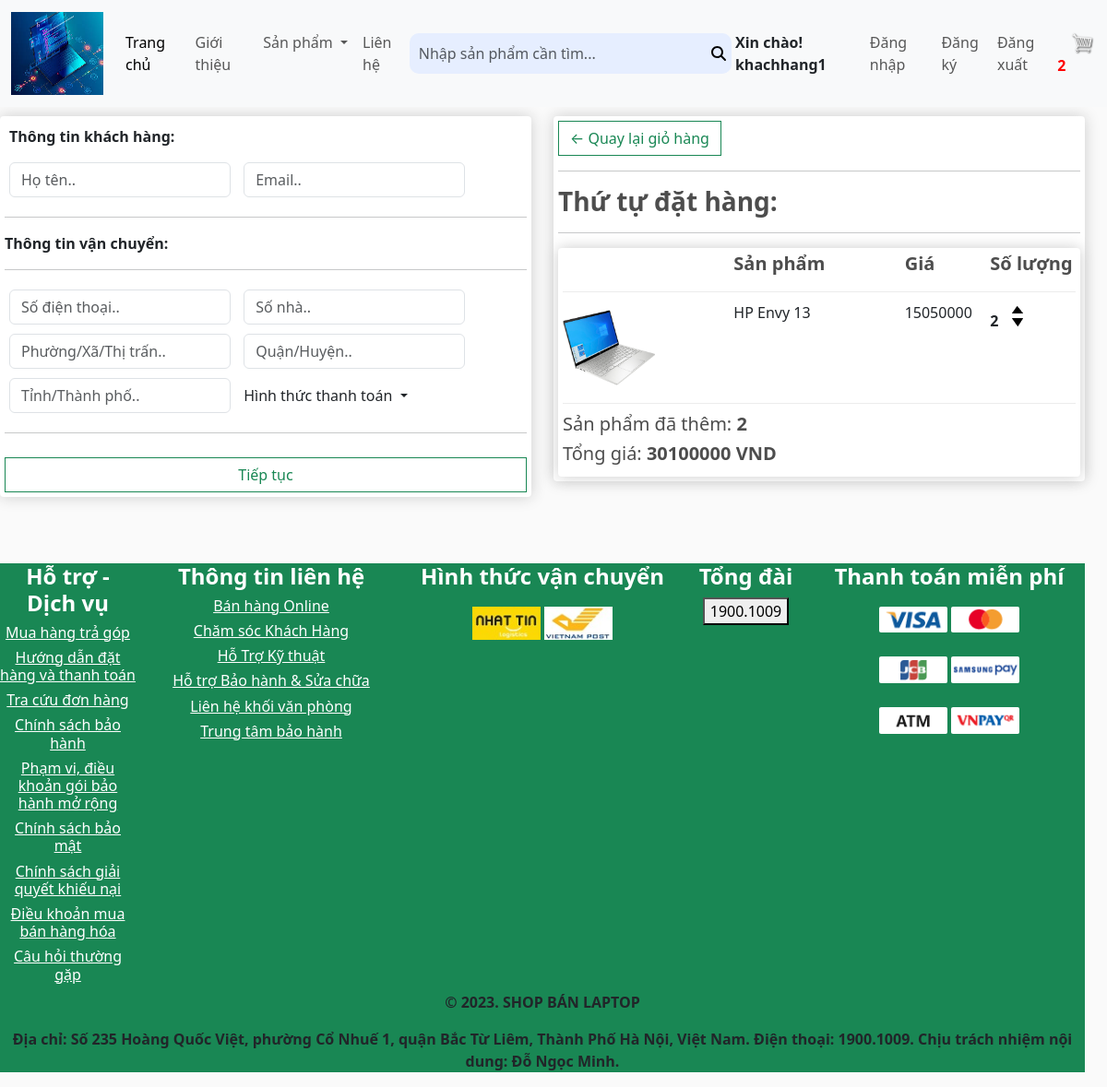
/checkout/ (signed in), run on the app's committed database.
### app/models.py (models this page shows, shortened)
class OrderItem(models.Model):
    product = models.ForeignKey(Product,on_delete=models.SET_NULL,blank=True,null=True)
    order = models.ForeignKey(Order,on_delete=models.SET_NULL,blank=True,null=True)
    quantity = models.IntegerField(default=0,null=True,blank=True)
    date_added = models.DateTimeField(auto_now_add=True)
    @property
    def get_total(self):
        total = self.product.price * self.quantity
        return total

class Product(models.Model):
    name = models.CharField(max_length=100)
    description = models.TextField(blank=True, null=True)
    price = models.DecimalField(max_digits=12, decimal_places=0)
    digital = models.BooleanField(default=False,null=True,blank=False)
    image = models.ImageField(null=True,blank=True)
    @property
    def ImageURL(self):
        try:
            url = self.image.url
        except:
            url = ''
        return url

class Order(models.Model):
    customer = models.ForeignKey(User,on_delete=models.SET_NULL,blank=True,null=True)
    date_order = models.DateTimeField(auto_now_add=True)
    complete = models.BooleanField(default=False,null=True,blank=False)
    transaction_id = models.CharField(max_length=200,null=True)
    @property
    def get_cart_items(self):
        orderitems = self.orderitem_set.all()
        total = sum([item.quantity for item in orderitems])
        return total
    @property
    def get_cart_total(self):
        orderitems = self.orderitem_set.all()
        total = sum([item.get_total for item in orderitems])
        return total

### app/views.py (the view)
# urls.py: path('checkout/', views.checkout, name="checkout"),
def checkout(request):
    if request.user.is_authenticated:
        customer = request.user
        order, created = Order.objects.get_or_create(customer=customer,complete=False)
        items = order.orderitem_set.all()
        cartItems = order.get_cart_items
    else:
        items =[]
        order = {'get_cart_items':0,'get_cart_total':0}
        cartItems = order['get_cart_items']
    context= {'items':items,'order':order,'cartItems':cartItems}
    return render(request,'app/checkout.html', context)

### app/templates/app/checkout.html (shortened to what this page needs)
{% extends 'app/base.html' %}
{% load static %}
{% block content_checkout %}
     <div class="row" style="width:100%">
		<div class="col-lg-6">
			<div class="box-element" id="form-wrapper">
				<form id="form">
					<div id="user-info">
						<div class="form-field">
						<p><strong>Thông tin khách hàng:</strong></p>
							<input required class="form-control" type="text" name="name" placeholder="Họ tên..">
						</div>
						<div class="form-field">
							<input required class="form-control" type="email" name="email" placeholder="Email..">
						</div>
					</div>
					<div id="shipping-info">
						<hr>
						<p><strong>Thông tin vận chuyển:</strong></p>
						<hr>
						<div class="form-field">
							<input class="form-control" type="text" name="address" placeholder="Số điện thoại..">
						</div>
						<div class="form-field">
							<input class="form-control" type="text" name="city" placeholder="Số nhà..">
						</div>
						<div class="form-field">
							<input class="form-control" type="text" name="state" placeholder="Phường/Xã/Thị trấn..">
						</div>
						<div class="form-field">
							<input class="form-control" type="text" name="zipcode" placeholder="Quận/Huyện..">
						</div>
						<div class="form-field">
							<input class="form-control" type="text" name="country" placeholder="Tỉnh/Thành phố..">
						</div>
						<div class="form-field">
								<a class="nav-link dropdown-toggle" href="#" role="button" data-bs-toggle="dropdown" aria-expanded="false">
								  Hình thức thanh toán
								</a>
						</div>
					</div>
					<hr>
					<input id="form-button" class="btn btn-outline-success btn-block col-lg-12" type="submit" value="Tiếp tục">
				</form>
			</div>
			<br>
		</div>
		<div class="col-lg-6">
			<div class="box-element">
				<a  class="btn btn-outline-success" href="{% url 'cart' %}">&#x2190; Quay lại giỏ hàng</a>
				<hr>
				<h3><strong>Thứ tự đặt hàng: </strong></h3>
				<hr>
				<div class="box-element">
					<div class="cart-row">
						<div style="flex:2"></div>
						<div style="flex:2"><h5><strong>Sản phẩm</strong></h5></div>
						<div style="flex:1"><h5><strong>Giá</strong></h5></div>
						<div style="flex:1"><h5><strong>Số lượng</strong></h5></div>
					</div>
				{%for item in items%}
			<div class="cart-row">
				<div style="flex:2"><img class="row-image" src="{{item.product.ImageURL}}"></div>
				<div style="flex:2"><p>{{item.product.name}}</p></div>
				<div style="flex:1"><p>{{item.product.price}}</p></div>
				<div style="flex:1">
					<p class="quantity">{{item.quantity}}</p>
					<div class="quantity">
						<img data-product = {{item.product.id}} data-action = 'add' class="chg-quantity update-cart" src="{% static  'app/images/arrow-up.png'%}">
						<img data-product = {{item.product.id}} data-action = 'remove' class="chg-quantity update-cart" src="{% static  'app/images/arrow-down.png'%}">
					</div>
				</div>
			</div>
			{%endfor%}
				<h5>Sản phẩm đã thêm:   <strong>{{order.get_cart_items}} </strong></h5>
				<h5>Tổng giá:   <strong>{{order.get_cart_total}} VND</strong></h5>
			</div>
		</div>
	</div>
{% endblock content_checkout %}

### app/templates/app/base.html (shortened to what this page needs)
{% load static %}
<!DOCTYPE html>
<html>
    <head>
        <link href="https://cdn.jsdelivr.net/npm/bootstrap@5.3.0-alpha1/dist/css/bootstrap.min.css" rel="stylesheet">
        <link href="{%static 'app/css/style.css'%}" rel="stylesheet"/>
        <link href="{%static 'app/css/owl.carousel.min.css'%}" rel="stylesheet"/>
        <link href="{%static 'app/css/all.min.css'%}" rel="stylesheet"/>
        <link rel="stylesheet" type="text/css" href="{%static 'app/css/main.css' %}" />
        <link rel="stylesheet" href="">
    </head>
    <body>
      <nav class="navbar navbar-expand-lg bg-body-tertiary">
        <div class="container-fluid">
          <a class="navbar-brand" href="{% url 'home' %}">
            <img src="{%static 'app/images/avata1.png' %}" width="100", height="90" />
          </a>
          <div class="collapse navbar-collapse" id="navbarSupportedContent">
            <ul class="navbar-nav me-auto mb-2 mb-lg-0">
              <li class="nav-item">
                <a class="nav-link active" aria-current="page" href="{% url 'home' %}">Trang chủ</a>
              </li>
              <li class="nav-item">
                <a class="nav-link" href="{% url 'introduction' %}">Giới thiệu</a>
              </li>
              <li class="nav-item dropdown">
                <a class="nav-link dropdown-toggle" href="#" role="button" data-bs-toggle="dropdown" aria-expanded="false">
                  Sản phẩm
                </a>
              </li>
              <li class="nav-item">
                <a class="nav-link" href="{% url 'contact' %}">Liên hệ</a>
              </li>
            </ul>
            <form class="d-flex" role="search" method=POST action="{% url 'search' %}">
              <input class="form-control me-1" type="search" placeholder="Nhập sản phẩm cần tìm..." aria-label="Search" name="searched">
              <button type="submit"><i class="fa fa-search"></i></button>
            </form>
          </div>
          <ul class="navbar-nav me-auto mb-2 mb-lg-0">
            <div class='form-inline my-0 my-lg-2'>
              <span><strong> Xin chào! {{request.user}}</strong></span>
            </div>
            <li class="nav-item">
              <a class="nav-link" href="{% url 'login' %}">Đăng nhập</a>
            </li>
            <li class="nav-item">
              <a class="nav-link" href="{% url 'register' %}">Đăng ký</a>
            </li>
            <li class="nav-item">
              <a class="nav-link" href="{% url 'logout' %}">Đăng xuất</a>
          </ul>
          <div class='form-inline my-2 my-lg-0'>
            <a href="{% url 'cart' %}"><img id="cart-icon" src="{% static 'images/cart.png' %}"></a>
            <p1>{{cartItems}}</p1>
          </div>
        </div>
      </nav>
      {% block content_checkout %} {% endblock content_checkout %}
      <footer>
        <div class="container--fluid bg-success text-center p-0 mt-5">
                <div style="display: flex;">
                  <div style="flex: 1;"><h4>Hỗ trợ - Dịch vụ</h4>
                  <h6>Mua hàng trả góp</h6>
                  <h6>Hướng dẫn đặt hàng và thanh toán</h6>
                  <h6>Tra cứu đơn hàng</h6>
                  <h6>Chính sách bảo hành</h6>
                  <h6>Phạm vi, điều khoản gói bảo hành mở rộng</h6>
                  <h6>Chính sách bảo mật</h6>
                  <h6>Chính sách giải quyết khiếu nại</h6>
                  <h6>Điều khoản mua bán hàng hóa</h6>
                  <h6>Câu hỏi thường gặp</h6>
                  </div>
                  <div style="flex: 2;"><h4>Thông tin liên hệ</h4>
                    <h6>Bán hàng Online</h6>
                    <h6>Chăm sóc Khách Hàng</h6>
                    <h6>Hỗ Trợ Kỹ thuật</h6>
                    <h6>Hỗ trợ Bảo hành & Sửa chữa</h6>
                    <h6>Liên hệ khối văn phòng</h6>
                    <h6>Trung tâm bảo hành</h6>
                  </div>
                  <div style="flex: 2;"><h4>Hình thức vận chuyển</h4>
                  <p>
                    <img class="col-lg-3" src="{% static 'app/images/nhattin.jpg' %}">
                    <img class="col-lg-3" src="{% static 'app/images/vnpost.jpg' %}">
                  </p>
                  </div>
                  <div style="flex: 1;"><h4>Tổng đài</h4>
                    <button>1900.1009</button>
                  </div>
                  <div style="flex: 2;"><h4>Thanh toán miễn phí</h4>
                    <p>
                      <img class="col-lg-3" src="{% static 'app/images/logo-visa.png' %}">
                      <img class="col-lg-3" src="{% static 'app/images/logo-master.png' %}">
                    </p>
                    <p>
                      <img class="col-lg-3" src="{% static 'app/images/logo-jcb.png' %}">
                      <img class="col-lg-3" src="{% static 'app/images/logo-samsungpay.png' %}">
                    </p>
                    <p>
                      <img class="col-lg-3" src="{% static 'app/images/logo-atm.png' %}">
                      <img class="col-lg-3" src="{% static 'app/images/logo-vnpay.png' %}">
                    </p>
                </div>
        </div>
        <div>
          <p><strong>
            © 2023. SHOP BÁN LAPTOP
          </strong></p>
          <p><strong>
            Địa chỉ: Số 235 Hoàng Quốc Việt, phường Cổ Nhuế 1, quận Bắc Từ Liêm, Thành Phố Hà Nội, Việt Nam. Điện thoại: 1900.1009. Chịu trách nhiệm nội dung: Đỗ Ngọc Minh.
          </strong></p>
        </div>
      </footer>
    </body>
</html>

### app/static/app/css/main.css (style rules this page uses)
body { background-color: hsl(0, 0%, 98%); }
h1,h2,h3,h4,h5,h6 { color:hsl(0, 0%, 30%); }
.box-element { box-shadow:hsl(0, 0%, 80%) 0 0 16px; background-color: #fff; border-radius: 4px; padding: 5px; }
#cart-icon { width:25px; display: inline-block; margin-left: 15px; }
.col-lg-3, .col-lg-4, .col-lg-6, .col-lg-8, .col-lg-12 { margin-top: 10px; }
.btn { border-radius: 0; }
.row-image { width: 100px; }
.form-field { width:250px; display: inline-block; padding: 5px; }
.cart-row { display: flex; align-items: flex-stretch; padding-bottom: 10px; margin-bottom: 10px; border-bottom: 1px solid #ececec; }
.quantity { display: inline-block; font-weight: 700; padding-right:10px; }
.chg-quantity { width: 12px; cursor: pointer; display: block; margin-top: 5px; transition:.1s; }

### app/templates/app/base.html (style rules this page uses)
.d-flex { position: relative; width: 400px; margin: 10 auto; }
.d-flex input[type="search"] { width: 100%; padding: 10px; padding-right: 30px; border-radius: 10px; border: none; outline: none; background-color: #e6eeff; }
.d-flex button { position: absolute; right: 0; top: 0; border: none; outline: none; background: none; cursor: pointer; padding: 10px; }
p1 { color: red; font-weight: bold }
h4 { color: white; font-weight: bold; }
h6 { color: white; text-decoration: underline; }

### data on the page
OrderItem: product.ImageURL (picture), product.name "HP Envy 13", product.price "15050000", quantity "2"
Order: get_cart_items "2", get_cart_total "30100000"

### other printed values
{{ request.user }} "khachhang1"
{{ cartItems }} "2"
